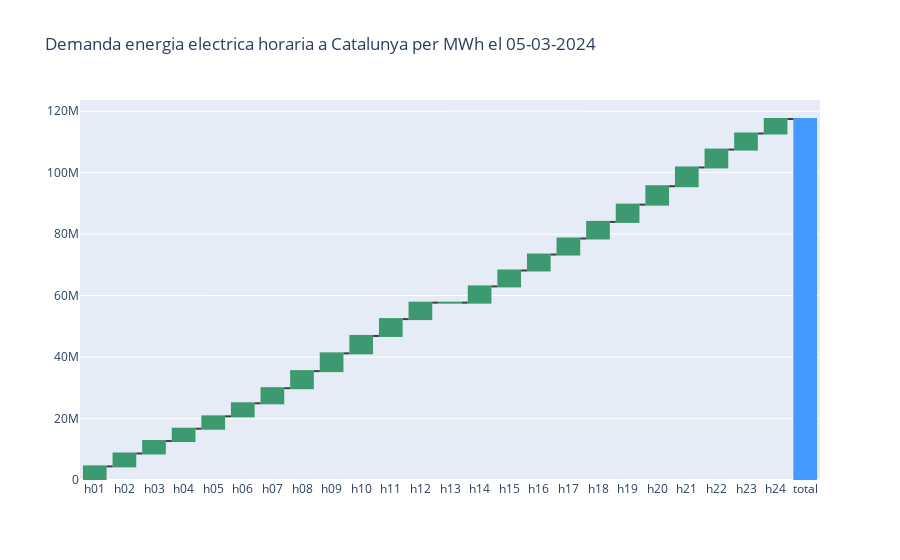

Notebook cell for this chart:
### Code cell
fig = go.Figure(go.Waterfall(
    #name = "20", orientation = "v",
    measure = ["relative", "relative", "relative", "relative", "relative",
               "relative", "relative", "relative", "relative", "relative",
               "relative", "relative", "relative", "relative", "relative",
               "relative", "relative", "relative","relative", "relative", "relative",
               "relative", "relative", "relative","total"],
    x = list(df_clean.columns),
    textposition = "outside",
    #text = ["+60", "+80", "", "-40", "-20", "Total"],
    y = new_y,
    connector = {"line":{"color":"rgb(63, 63, 63)"}},
))

fig.update_layout(
        title = "Demanda energia electrica horaria a Catalunya per MWh el 05-03-2024",
        showlegend = False
)

fig.show()
pio.write_html(fig, "plot.html", auto_open=True)

### Figure 1 — Plotly figure (JSON) as saved in the notebook; plotly's stock layout.template omitted (floating-point values rounded to 4 significant figures)
{"data": [{"connector": {"line": {"color": "rgb(63, 63, 63)"}}, "measure": ["relative", "relative", "relative", "relative", "relative", "relative", "relative", "relative", "relative", "relative", "relative", "relative", "relative", "relative", "relative", "relative", "relative", "relative", "relative", "relative", "relative", "relative", "relative", "relative", "total"], "textposition": "outside", "type": "waterfall", "x": ["h01", "h02", "h03", "h04", "h05", "h06", "h07", "h08", "h09", "h10", "h11", "h12", "h13", "h14", "h15", "h16", "h17", "h18", "h19", "h20", "h21", "h22", "h23", "h24", "total"], "y": [4431453, 4195472, 4049129, 4012624, 4023027, 4247023, 4909669, 5555389, 5788067, 5660702, 5483786, 5346804, 5319.0, 5284831, 5178704, 5189342, 5226729, 5397937, 5612611, 5993146, 6107888, 5820316, 5231051, 4714496, 122779647]}], "layout": {"showlegend": false, "title": {"text": "Demanda energia electrica horaria a Catalunya per MWh el 05-03-2024"}}}
